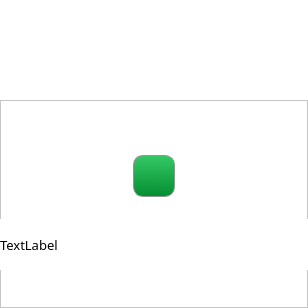
<?xml version="1.0" encoding="UTF-8"?>
<ui version="4.0">
 <class>MainWindow</class>
 <widget class="QMainWindow" name="MainWindow">
  <property name="geometry">
   <rect>
    <x>0</x>
    <y>0</y>
    <width>308</width>
    <height>308</height>
   </rect>
  </property>
  <property name="minimumSize">
   <size>
    <width>308</width>
    <height>308</height>
   </size>
  </property>
  <property name="maximumSize">
   <size>
    <width>308</width>
    <height>308</height>
   </size>
  </property>
  <property name="palette">
   <palette>
    <active>
     <colorrole role="WindowText">
      <brush brushstyle="SolidPattern">
       <color alpha="255">
        <red>0</red>
        <green>0</green>
        <blue>0</blue>
       </color>
      </brush>
     </colorrole>
     <colorrole role="Button">
      <brush brushstyle="SolidPattern">
       <color alpha="255">
        <red>255</red>
        <green>255</green>
        <blue>255</blue>
       </color>
      </brush>
     </colorrole>
     <colorrole role="Light">
      <brush brushstyle="SolidPattern">
       <color alpha="255">
        <red>255</red>
        <green>255</green>
        <blue>255</blue>
       </color>
      </brush>
     </colorrole>
     <colorrole role="Midlight">
      <brush brushstyle="SolidPattern">
       <color alpha="255">
        <red>255</red>
        <green>255</green>
        <blue>255</blue>
       </color>
      </brush>
     </colorrole>
     <colorrole role="Dark">
      <brush brushstyle="SolidPattern">
       <color alpha="255">
        <red>127</red>
        <green>127</green>
        <blue>127</blue>
       </color>
      </brush>
     </colorrole>
     <colorrole role="Mid">
      <brush brushstyle="SolidPattern">
       <color alpha="255">
        <red>170</red>
        <green>170</green>
        <blue>170</blue>
       </color>
      </brush>
     </colorrole>
     <colorrole role="Text">
      <brush brushstyle="SolidPattern">
       <color alpha="255">
        <red>0</red>
        <green>0</green>
        <blue>0</blue>
       </color>
      </brush>
     </colorrole>
     <colorrole role="BrightText">
      <brush brushstyle="SolidPattern">
       <color alpha="255">
        <red>255</red>
        <green>255</green>
        <blue>255</blue>
       </color>
      </brush>
     </colorrole>
     <colorrole role="ButtonText">
      <brush brushstyle="SolidPattern">
       <color alpha="255">
        <red>0</red>
        <green>0</green>
        <blue>0</blue>
       </color>
      </brush>
     </colorrole>
     <colorrole role="Base">
      <brush brushstyle="SolidPattern">
       <color alpha="255">
        <red>255</red>
        <green>255</green>
        <blue>255</blue>
       </color>
      </brush>
     </colorrole>
     <colorrole role="Window">
      <brush brushstyle="SolidPattern">
       <color alpha="255">
        <red>255</red>
        <green>255</green>
        <blue>255</blue>
       </color>
      </brush>
     </colorrole>
     <colorrole role="Shadow">
      <brush brushstyle="SolidPattern">
       <color alpha="255">
        <red>0</red>
        <green>0</green>
        <blue>0</blue>
       </color>
      </brush>
     </colorrole>
     <colorrole role="AlternateBase">
      <brush brushstyle="SolidPattern">
       <color alpha="255">
        <red>255</red>
        <green>255</green>
        <blue>255</blue>
       </color>
      </brush>
     </colorrole>
     <colorrole role="ToolTipBase">
      <brush brushstyle="SolidPattern">
       <color alpha="255">
        <red>255</red>
        <green>255</green>
        <blue>220</blue>
       </color>
      </brush>
     </colorrole>
     <colorrole role="ToolTipText">
      <brush brushstyle="SolidPattern">
       <color alpha="255">
        <red>0</red>
        <green>0</green>
        <blue>0</blue>
       </color>
      </brush>
     </colorrole>
    </active>
    <inactive>
     <colorrole role="WindowText">
      <brush brushstyle="SolidPattern">
       <color alpha="255">
        <red>0</red>
        <green>0</green>
        <blue>0</blue>
       </color>
      </brush>
     </colorrole>
     <colorrole role="Button">
      <brush brushstyle="SolidPattern">
       <color alpha="255">
        <red>255</red>
        <green>255</green>
        <blue>255</blue>
       </color>
      </brush>
     </colorrole>
     <colorrole role="Light">
      <brush brushstyle="SolidPattern">
       <color alpha="255">
        <red>255</red>
        <green>255</green>
        <blue>255</blue>
       </color>
      </brush>
     </colorrole>
     <colorrole role="Midlight">
      <brush brushstyle="SolidPattern">
       <color alpha="255">
        <red>255</red>
        <green>255</green>
        <blue>255</blue>
       </color>
      </brush>
     </colorrole>
     <colorrole role="Dark">
      <brush brushstyle="SolidPattern">
       <color alpha="255">
        <red>127</red>
        <green>127</green>
        <blue>127</blue>
       </color>
      </brush>
     </colorrole>
     <colorrole role="Mid">
      <brush brushstyle="SolidPattern">
       <color alpha="255">
        <red>170</red>
        <green>170</green>
        <blue>170</blue>
       </color>
      </brush>
     </colorrole>
     <colorrole role="Text">
      <brush brushstyle="SolidPattern">
       <color alpha="255">
        <red>0</red>
        <green>0</green>
        <blue>0</blue>
       </color>
      </brush>
     </colorrole>
     <colorrole role="BrightText">
      <brush brushstyle="SolidPattern">
       <color alpha="255">
        <red>255</red>
        <green>255</green>
        <blue>255</blue>
       </color>
      </brush>
     </colorrole>
     <colorrole role="ButtonText">
      <brush brushstyle="SolidPattern">
       <color alpha="255">
        <red>0</red>
        <green>0</green>
        <blue>0</blue>
       </color>
      </brush>
     </colorrole>
     <colorrole role="Base">
      <brush brushstyle="SolidPattern">
       <color alpha="255">
        <red>255</red>
        <green>255</green>
        <blue>255</blue>
       </color>
      </brush>
     </colorrole>
     <colorrole role="Window">
      <brush brushstyle="SolidPattern">
       <color alpha="255">
        <red>255</red>
        <green>255</green>
        <blue>255</blue>
       </color>
      </brush>
     </colorrole>
     <colorrole role="Shadow">
      <brush brushstyle="SolidPattern">
       <color alpha="255">
        <red>0</red>
        <green>0</green>
        <blue>0</blue>
       </color>
      </brush>
     </colorrole>
     <colorrole role="AlternateBase">
      <brush brushstyle="SolidPattern">
       <color alpha="255">
        <red>255</red>
        <green>255</green>
        <blue>255</blue>
       </color>
      </brush>
     </colorrole>
     <colorrole role="ToolTipBase">
      <brush brushstyle="SolidPattern">
       <color alpha="255">
        <red>255</red>
        <green>255</green>
        <blue>220</blue>
       </color>
      </brush>
     </colorrole>
     <colorrole role="ToolTipText">
      <brush brushstyle="SolidPattern">
       <color alpha="255">
        <red>0</red>
        <green>0</green>
        <blue>0</blue>
       </color>
      </brush>
     </colorrole>
    </inactive>
    <disabled>
     <colorrole role="WindowText">
      <brush brushstyle="SolidPattern">
       <color alpha="255">
        <red>127</red>
        <green>127</green>
        <blue>127</blue>
       </color>
      </brush>
     </colorrole>
     <colorrole role="Button">
      <brush brushstyle="SolidPattern">
       <color alpha="255">
        <red>255</red>
        <green>255</green>
        <blue>255</blue>
       </color>
      </brush>
     </colorrole>
     <colorrole role="Light">
      <brush brushstyle="SolidPattern">
       <color alpha="255">
        <red>255</red>
        <green>255</green>
        <blue>255</blue>
       </color>
      </brush>
     </colorrole>
     <colorrole role="Midlight">
      <brush brushstyle="SolidPattern">
       <color alpha="255">
        <red>255</red>
        <green>255</green>
        <blue>255</blue>
       </color>
      </brush>
     </colorrole>
     <colorrole role="Dark">
      <brush brushstyle="SolidPattern">
       <color alpha="255">
        <red>127</red>
        <green>127</green>
        <blue>127</blue>
       </color>
      </brush>
     </colorrole>
     <colorrole role="Mid">
      <brush brushstyle="SolidPattern">
       <color alpha="255">
        <red>170</red>
        <green>170</green>
        <blue>170</blue>
       </color>
      </brush>
     </colorrole>
     <colorrole role="Text">
      <brush brushstyle="SolidPattern">
       <color alpha="255">
        <red>127</red>
        <green>127</green>
        <blue>127</blue>
       </color>
      </brush>
     </colorrole>
     <colorrole role="BrightText">
      <brush brushstyle="SolidPattern">
       <color alpha="255">
        <red>255</red>
        <green>255</green>
        <blue>255</blue>
       </color>
      </brush>
     </colorrole>
     <colorrole role="ButtonText">
      <brush brushstyle="SolidPattern">
       <color alpha="255">
        <red>127</red>
        <green>127</green>
        <blue>127</blue>
       </color>
      </brush>
     </colorrole>
     <colorrole role="Base">
      <brush brushstyle="SolidPattern">
       <color alpha="255">
        <red>255</red>
        <green>255</green>
        <blue>255</blue>
       </color>
      </brush>
     </colorrole>
     <colorrole role="Window">
      <brush brushstyle="SolidPattern">
       <color alpha="255">
        <red>255</red>
        <green>255</green>
        <blue>255</blue>
       </color>
      </brush>
     </colorrole>
     <colorrole role="Shadow">
      <brush brushstyle="SolidPattern">
       <color alpha="255">
        <red>0</red>
        <green>0</green>
        <blue>0</blue>
       </color>
      </brush>
     </colorrole>
     <colorrole role="AlternateBase">
      <brush brushstyle="SolidPattern">
       <color alpha="255">
        <red>255</red>
        <green>255</green>
        <blue>255</blue>
       </color>
      </brush>
     </colorrole>
     <colorrole role="ToolTipBase">
      <brush brushstyle="SolidPattern">
       <color alpha="255">
        <red>255</red>
        <green>255</green>
        <blue>220</blue>
       </color>
      </brush>
     </colorrole>
     <colorrole role="ToolTipText">
      <brush brushstyle="SolidPattern">
       <color alpha="255">
        <red>0</red>
        <green>0</green>
        <blue>0</blue>
       </color>
      </brush>
     </colorrole>
    </disabled>
   </palette>
  </property>
  <property name="windowTitle">
   <string>EJ - Выбор пользователя</string>
  </property>
  <widget class="QWidget" name="centralWidget">
   <property name="palette">
    <palette>
     <active>
      <colorrole role="ButtonText">
       <brush brushstyle="SolidPattern">
        <color alpha="255">
         <red>0</red>
         <green>0</green>
         <blue>0</blue>
        </color>
       </brush>
      </colorrole>
     </active>
     <inactive>
      <colorrole role="ButtonText">
       <brush brushstyle="SolidPattern">
        <color alpha="255">
         <red>0</red>
         <green>0</green>
         <blue>0</blue>
        </color>
       </brush>
      </colorrole>
     </inactive>
     <disabled>
      <colorrole role="ButtonText">
       <brush brushstyle="SolidPattern">
        <color alpha="255">
         <red>127</red>
         <green>127</green>
         <blue>127</blue>
        </color>
       </brush>
      </colorrole>
     </disabled>
    </palette>
   </property>
   <widget class="QPushButton" name="btnPrep">
    <property name="geometry">
     <rect>
      <x>50</x>
      <y>130</y>
      <width>201</width>
      <height>41</height>
     </rect>
    </property>
    <property name="palette">
     <palette>
      <active>
       <colorrole role="WindowText">
        <brush brushstyle="SolidPattern">
         <color alpha="255">
          <red>255</red>
          <green>255</green>
          <blue>255</blue>
         </color>
        </brush>
       </colorrole>
       <colorrole role="Button">
        <brush brushstyle="LinearGradientPattern">
         <gradient startx="0.511000000000000" starty="0.000000000000000" endx="0.506000000000000" endy="1.000000000000000" type="LinearGradient" spread="RepeatSpread" coordinatemode="ObjectBoundingMode">
          <gradientstop position="0.000000000000000">
           <color alpha="255">
            <red>53</red>
            <green>200</green>
            <blue>102</blue>
           </color>
          </gradientstop>
          <gradientstop position="1.000000000000000">
           <color alpha="255">
            <red>4</red>
            <green>142</green>
            <blue>50</blue>
           </color>
          </gradientstop>
         </gradient>
        </brush>
       </colorrole>
       <colorrole role="Text">
        <brush brushstyle="SolidPattern">
         <color alpha="255">
          <red>255</red>
          <green>255</green>
          <blue>255</blue>
         </color>
        </brush>
       </colorrole>
       <colorrole role="ButtonText">
        <brush brushstyle="SolidPattern">
         <color alpha="255">
          <red>255</red>
          <green>255</green>
          <blue>255</blue>
         </color>
        </brush>
       </colorrole>
       <colorrole role="Base">
        <brush brushstyle="LinearGradientPattern">
         <gradient startx="0.511000000000000" starty="0.000000000000000" endx="0.506000000000000" endy="1.000000000000000" type="LinearGradient" spread="RepeatSpread" coordinatemode="ObjectBoundingMode">
          <gradientstop position="0.000000000000000">
           <color alpha="255">
            <red>53</red>
            <green>200</green>
            <blue>102</blue>
           </color>
          </gradientstop>
          <gradientstop position="1.000000000000000">
           <color alpha="255">
            <red>4</red>
            <green>142</green>
            <blue>50</blue>
           </color>
          </gradientstop>
         </gradient>
        </brush>
       </colorrole>
       <colorrole role="Window">
        <brush brushstyle="LinearGradientPattern">
         <gradient startx="0.511000000000000" starty="0.000000000000000" endx="0.506000000000000" endy="1.000000000000000" type="LinearGradient" spread="RepeatSpread" coordinatemode="ObjectBoundingMode">
          <gradientstop position="0.000000000000000">
           <color alpha="255">
            <red>53</red>
            <green>200</green>
            <blue>102</blue>
           </color>
          </gradientstop>
          <gradientstop position="1.000000000000000">
           <color alpha="255">
            <red>4</red>
            <green>142</green>
            <blue>50</blue>
           </color>
          </gradientstop>
         </gradient>
        </brush>
       </colorrole>
      </active>
      <inactive>
       <colorrole role="WindowText">
        <brush brushstyle="SolidPattern">
         <color alpha="255">
          <red>255</red>
          <green>255</green>
          <blue>255</blue>
         </color>
        </brush>
       </colorrole>
       <colorrole role="Button">
        <brush brushstyle="LinearGradientPattern">
         <gradient startx="0.511000000000000" starty="0.000000000000000" endx="0.506000000000000" endy="1.000000000000000" type="LinearGradient" spread="RepeatSpread" coordinatemode="ObjectBoundingMode">
          <gradientstop position="0.000000000000000">
           <color alpha="255">
            <red>53</red>
            <green>200</green>
            <blue>102</blue>
           </color>
          </gradientstop>
          <gradientstop position="1.000000000000000">
           <color alpha="255">
            <red>4</red>
            <green>142</green>
            <blue>50</blue>
           </color>
          </gradientstop>
         </gradient>
        </brush>
       </colorrole>
       <colorrole role="Text">
        <brush brushstyle="SolidPattern">
         <color alpha="255">
          <red>255</red>
          <green>255</green>
          <blue>255</blue>
         </color>
        </brush>
       </colorrole>
       <colorrole role="ButtonText">
        <brush brushstyle="SolidPattern">
         <color alpha="255">
          <red>255</red>
          <green>255</green>
          <blue>255</blue>
         </color>
        </brush>
       </colorrole>
       <colorrole role="Base">
        <brush brushstyle="LinearGradientPattern">
         <gradient startx="0.511000000000000" starty="0.000000000000000" endx="0.506000000000000" endy="1.000000000000000" type="LinearGradient" spread="RepeatSpread" coordinatemode="ObjectBoundingMode">
          <gradientstop position="0.000000000000000">
           <color alpha="255">
            <red>53</red>
            <green>200</green>
            <blue>102</blue>
           </color>
          </gradientstop>
          <gradientstop position="1.000000000000000">
           <color alpha="255">
            <red>4</red>
            <green>142</green>
            <blue>50</blue>
           </color>
          </gradientstop>
         </gradient>
        </brush>
       </colorrole>
       <colorrole role="Window">
        <brush brushstyle="LinearGradientPattern">
         <gradient startx="0.511000000000000" starty="0.000000000000000" endx="0.506000000000000" endy="1.000000000000000" type="LinearGradient" spread="RepeatSpread" coordinatemode="ObjectBoundingMode">
          <gradientstop position="0.000000000000000">
           <color alpha="255">
            <red>53</red>
            <green>200</green>
            <blue>102</blue>
           </color>
          </gradientstop>
          <gradientstop position="1.000000000000000">
           <color alpha="255">
            <red>4</red>
            <green>142</green>
            <blue>50</blue>
           </color>
          </gradientstop>
         </gradient>
        </brush>
       </colorrole>
      </inactive>
      <disabled>
       <colorrole role="WindowText">
        <brush brushstyle="SolidPattern">
         <color alpha="255">
          <red>255</red>
          <green>255</green>
          <blue>255</blue>
         </color>
        </brush>
       </colorrole>
       <colorrole role="Button">
        <brush brushstyle="SolidPattern">
         <color alpha="255">
          <red>116</red>
          <green>163</green>
          <blue>135</blue>
         </color>
        </brush>
       </colorrole>
       <colorrole role="Text">
        <brush brushstyle="SolidPattern">
         <color alpha="255">
          <red>255</red>
          <green>255</green>
          <blue>255</blue>
         </color>
        </brush>
       </colorrole>
       <colorrole role="ButtonText">
        <brush brushstyle="SolidPattern">
         <color alpha="255">
          <red>255</red>
          <green>255</green>
          <blue>255</blue>
         </color>
        </brush>
       </colorrole>
       <colorrole role="Base">
        <brush brushstyle="SolidPattern">
         <color alpha="255">
          <red>116</red>
          <green>163</green>
          <blue>135</blue>
         </color>
        </brush>
       </colorrole>
       <colorrole role="Window">
        <brush brushstyle="SolidPattern">
         <color alpha="255">
          <red>116</red>
          <green>163</green>
          <blue>135</blue>
         </color>
        </brush>
       </colorrole>
      </disabled>
     </palette>
    </property>
    <property name="toolTip">
     <string>Просмотр и редактирование</string>
    </property>
    <property name="toolTipDuration">
     <number>-1</number>
    </property>
    <property name="statusTip">
     <string/>
    </property>
    <property name="whatsThis">
     <string/>
    </property>
    <property name="styleSheet">
     <string notr="true">QPushButton{
	color: white;
	
	background-color: qlineargradient(spread:repeat, x1:0.511, y1:0, x2:0.506, y2:1, stop:0 rgba(53, 200, 102, 255), stop:1 rgba(4, 142, 50, 255));
	
    border-radius: 8px;
    border-style: solid;
    border-color: rgb(147, 147, 147);
    border-width: 1px;
	font: 75 12pt &quot;Segoe Print&quot;;

}
QPushButton:hover{
background-color: rgb(7, 193, 82);
}
QPushButton:pressed{
	background-color: qlineargradient(spread:repeat, x1:0.511, y1:0, x2:0.506, y2:1, stop:0 rgba(53, 200, 102, 255), stop:1 rgba(4, 142, 50, 255));
}
QPushButton:disabled{
	background-color: rgb(116, 163, 135);
	color: rgb(255, 255, 255);
}</string>
    </property>
    <property name="text">
     <string>Преподаватель</string>
    </property>
    <property name="checkable">
     <bool>false</bool>
    </property>
   </widget>
   <widget class="QPushButton" name="btnStud">
    <property name="geometry">
     <rect>
      <x>50</x>
      <y>230</y>
      <width>201</width>
      <height>41</height>
     </rect>
    </property>
    <property name="font">
     <font>
      <family>Segoe Print</family>
      <pointsize>12</pointsize>
      <weight>9</weight>
      <italic>false</italic>
      <bold>false</bold>
     </font>
    </property>
    <property name="toolTip">
     <string>Только просмотр</string>
    </property>
    <property name="styleSheet">
     <string notr="true">QPushButton{
	color: white;
	
	background-color: qlineargradient(spread:repeat, x1:0.511, y1:0, x2:0.506, y2:1, stop:0 rgba(53, 200, 102, 255), stop:1 rgba(4, 142, 50, 255));
	
    border-radius: 8px;
    border-style: solid;
    border-color: rgb(147, 147, 147);
    border-width: 1px;
	font: 75 12pt &quot;Segoe Print&quot;;

}
QPushButton:hover{
background-color: rgb(7, 193, 82);
}
QPushButton:pressed{
	background-color: qlineargradient(spread:repeat, x1:0.511, y1:0, x2:0.506, y2:1, stop:0 rgba(53, 200, 102, 255), stop:1 rgba(4, 142, 50, 255));
}
QPushButton:disabled{
	background-color: rgb(116, 163, 135);
	color: rgb(255, 255, 255);
}</string>
    </property>
    <property name="text">
     <string>Ученик</string>
    </property>
   </widget>
   <widget class="QPushButton" name="btnPassOk">
    <property name="enabled">
     <bool>true</bool>
    </property>
    <property name="geometry">
     <rect>
      <x>200</x>
      <y>180</y>
      <width>51</width>
      <height>31</height>
     </rect>
    </property>
    <property name="styleSheet">
     <string notr="true">QPushButton{
	color: white;
	
	background-color: qlineargradient(spread:repeat, x1:0.511, y1:0, x2:0.506, y2:1, stop:0 rgba(53, 200, 102, 255), stop:1 rgba(4, 142, 50, 255));
	
    border-radius: 8px;
    border-style: solid;
    border-color: rgb(147, 147, 147);
    border-width: 1px;
	font: 75 12pt &quot;Segoe Print&quot;;

}
QPushButton:hover{
background-color: rgb(7, 193, 82);
}
QPushButton:pressed{
	background-color: qlineargradient(spread:repeat, x1:0.511, y1:0, x2:0.506, y2:1, stop:0 rgba(53, 200, 102, 255), stop:1 rgba(4, 142, 50, 255));
}
QPushButton:disabled{
	background-color: rgb(116, 163, 135);
	color: rgb(255, 255, 255);
}</string>
    </property>
    <property name="text">
     <string>ОК</string>
    </property>
   </widget>
   <widget class="QLineEdit" name="etPass">
    <property name="enabled">
     <bool>true</bool>
    </property>
    <property name="geometry">
     <rect>
      <x>50</x>
      <y>180</y>
      <width>141</width>
      <height>31</height>
     </rect>
    </property>
    <property name="toolTip">
     <string/>
    </property>
    <property name="whatsThis">
     <string>&lt;html&gt;&lt;head/&gt;&lt;body&gt;&lt;p&gt;Введите пароль...&lt;/p&gt;&lt;/body&gt;&lt;/html&gt;</string>
    </property>
    <property name="styleSheet">
     <string notr="true">QLineEdit{
	background-color: rgb(240, 240, 240);
    color: rgb(0, 0, 0);
    border-radius: 10px;
    border-style: solid;
	border-color: rgb(147, 147, 147);
    border-width: 1px;
font: 75 10pt &quot;Segoe Print&quot;
    }
</string>
    </property>
    <property name="echoMode">
     <enum>QLineEdit::Password</enum>
    </property>
    <property name="alignment">
     <set>Qt::AlignCenter</set>
    </property>
   </widget>
   <widget class="QLabel" name="label">
    <property name="geometry">
     <rect>
      <x>30</x>
      <y>5</y>
      <width>251</width>
      <height>101</height>
     </rect>
    </property>
    <property name="text">
     <string/>
    </property>
    <property name="pixmap">
     <pixmap resource="res.qrc">:/img/drawable/logo.png</pixmap>
    </property>
   </widget>
   <widget class="QFrame" name="frame">
    <property name="geometry">
     <rect>
      <x>0</x>
      <y>100</y>
      <width>308</width>
      <height>208</height>
     </rect>
    </property>
    <property name="styleSheet">
     <string notr="true">QFrame{
background-color: rgb(255,255,255);
}</string>
    </property>
    <property name="frameShape">
     <enum>QFrame::StyledPanel</enum>
    </property>
    <property name="frameShadow">
     <enum>QFrame::Raised</enum>
    </property>
    <widget class="QLabel" name="lbl">
     <property name="geometry">
      <rect>
       <x>138</x>
       <y>60</y>
       <width>32</width>
       <height>32</height>
      </rect>
     </property>
     <property name="text">
      <string>TextLabel</string>
     </property>
    </widget>
    <widget class="QLabel" name="lbl_load">
     <property name="geometry">
      <rect>
       <x>0</x>
       <y>119</y>
       <width>308</width>
       <height>51</height>
      </rect>
     </property>
     <property name="font">
      <font>
       <family>Segoe Print</family>
       <pointsize>10</pointsize>
       <weight>9</weight>
       <italic>false</italic>
       <bold>false</bold>
      </font>
     </property>
     <property name="contextMenuPolicy">
      <enum>Qt::DefaultContextMenu</enum>
     </property>
     <property name="styleSheet">
      <string notr="true">
	font: 75 10pt &quot;Segoe Print&quot;;
</string>
     </property>
     <property name="text">
      <string>TextLabel</string>
     </property>
    </widget>
    <widget class="QPushButton" name="btnRefresh">
     <property name="geometry">
      <rect>
       <x>133</x>
       <y>55</y>
       <width>42</width>
       <height>42</height>
      </rect>
     </property>
     <property name="font">
      <font>
       <family>Berlin Sans FB Demi</family>
       <pointsize>11</pointsize>
       <weight>9</weight>
       <italic>false</italic>
       <bold>false</bold>
      </font>
     </property>
     <property name="styleSheet">
      <string notr="true">QPushButton{
	color: white;
	
	background-color: qlineargradient(spread:repeat, x1:0.511, y1:0, x2:0.506, y2:1, stop:0 rgba(53, 200, 102, 255), stop:1 rgba(4, 142, 50, 255));
	
    border-radius: 10px;
    border-style: solid;
    border-color: rgb(147, 147, 147);
    border-width: 1px;
	font: 75 11pt &quot;Berlin Sans FB Demi&quot;;
}
QPushButton:hover{
background-color: rgb(7, 193, 82);
}
QPushButton:pressed{
	background-color: qlineargradient(spread:repeat, x1:0.511, y1:0, x2:0.506, y2:1, stop:0 rgba(53, 200, 102, 255), stop:1 rgba(4, 142, 50, 255));
}
QPushButton:disabled{
	background-color: rgb(116, 163, 135);
	color: rgb(255, 255, 255);
}</string>
     </property>
     <property name="text">
      <string/>
     </property>
     <property name="icon">
      <iconset resource="res.qrc">
       <normaloff>:/icon/drawable/refresh.png</normaloff>:/icon/drawable/refresh.png</iconset>
     </property>
    </widget>
   </widget>
  </widget>
 </widget>
 <layoutdefault spacing="6" margin="11"/>
 <resources>
  <include location="res.qrc"/>
 </resources>
 <connections/>
</ui>
